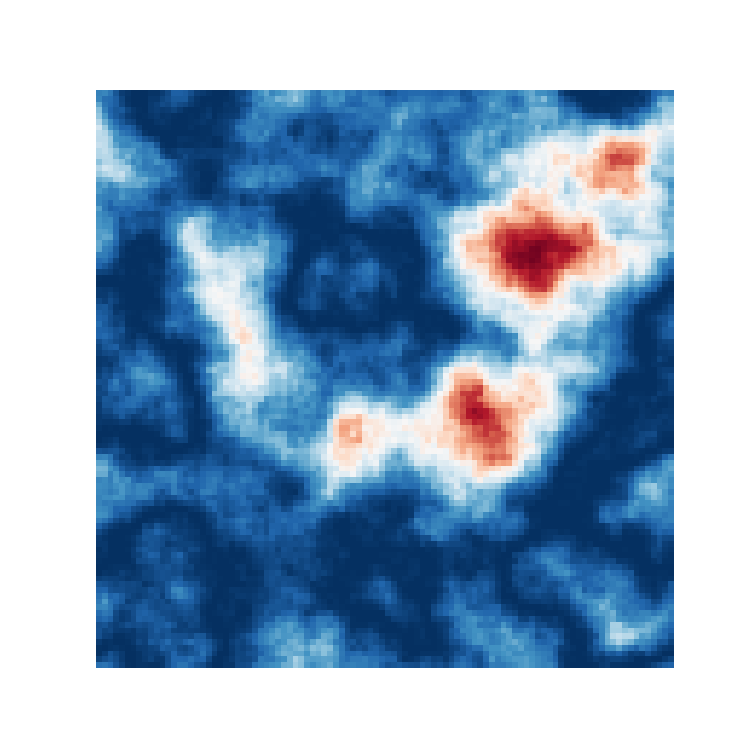

This chart was generated by the following Python code:
import kuramoto
import matplotlib.pyplot as plt
import numpy as np


if __name__=="__main__":
    obj = kuramoto.SpatialKuramoto(100, 20, w_a=1, w_b=2)
    obj.run(tmax=20, dt=0.05)
	
    im = np.sin(obj.phase_all[-1].reshape(100,100))
    plt.figure(dpi=150, figsize=(5,5))
    plt.imshow(im, cmap="RdBu", vmin=-1, vmax=1)
    plt.axis("off")
    plt.savefig("./test.png")
    plt.close()
